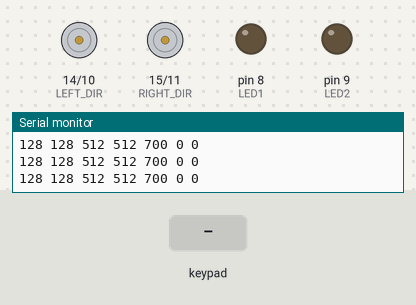
Simulated run of this sketch. Board: Arduino Uno, built with avr-gcc and run on an emulated ATmega328P. Parts: direction and speed pins drawn as motors (green arrow = direction pin HIGH = forward, orange = LOW = backward, longer = more drive), output pins drawn as LEDs (lit = HIGH), the last lines printed to the serial monitor. The inputs (shaded band) are chosen by the test bench.

Above: at 1.2 s.
1.3 s: key 'D' pressed
At 1.52 s:
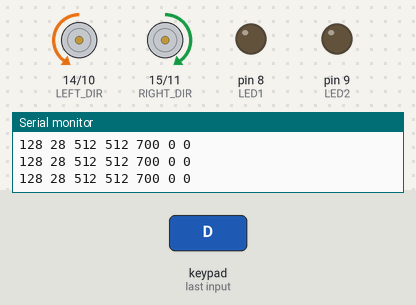
3.2 s: key 'L' pressed
At 3.41 s:
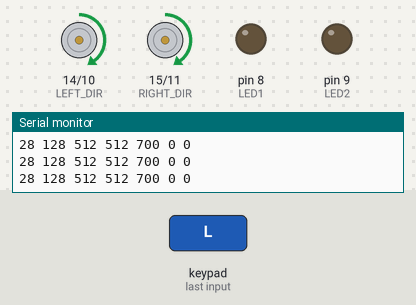
5.1 s: key 'U' pressed
At 5.32 s:
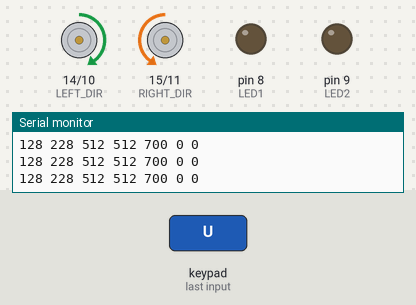
7.0 s: key 'R' pressed
At 7.21 s:
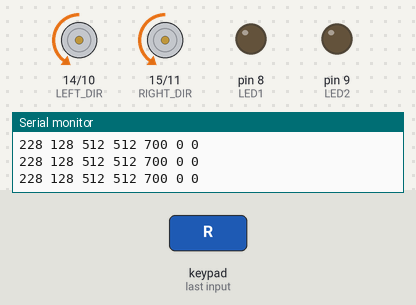
Timing chart, 0 to 9.9 s (numbered marks = the images above; inputs shaded):
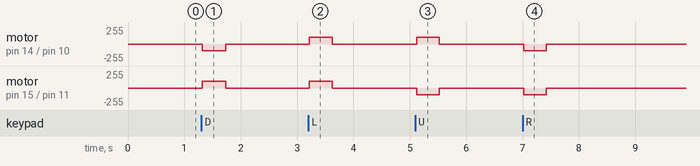

The sketch:

wallr.ino
```cpp
// (licence header left out)
#include <Wire.h>
#include <ArduinoNunchuk.h>

#define BAUDRATE 19200
#define LEFT_PWM 10
#define LEFT_DIR 14
#define RIGHT_PWM 11
#define RIGHT_DIR 15
#define LED1 8
#define LED2 9

#define DEAD_ZONE_X 10
#define DEAD_ZONE_Y 10

ArduinoNunchuk nunchuk = ArduinoNunchuk();

void setup()
{
  // Initialize all pins
  pinMode(LEFT_PWM, OUTPUT);
  pinMode(LEFT_DIR, OUTPUT);
  pinMode(RIGHT_PWM, OUTPUT);
  pinMode(RIGHT_DIR, OUTPUT);
  analogWrite(LEFT_PWM, 0);
  analogWrite(RIGHT_PWM, 0);
  pinMode(LED1, OUTPUT);
  pinMode(LED2, OUTPUT);
  digitalWrite(LED1, HIGH);
  digitalWrite(LED2, HIGH);

  Serial.begin(BAUDRATE);
  nunchuk.init();
}


void loop()
{
  nunchuk.update();

  Serial.print(nunchuk.analogX, DEC);
  Serial.print(' ');
  Serial.print(nunchuk.analogY, DEC);
  Serial.print(' ');
  Serial.print(nunchuk.accelX, DEC);
  Serial.print(' ');
  Serial.print(nunchuk.accelY, DEC);
  Serial.print(' ');
  Serial.print(nunchuk.accelZ, DEC);
  Serial.print(' ');
  Serial.print(nunchuk.zButton, DEC);
  Serial.print(' ');
  Serial.println(nunchuk.cButton, DEC);

  if (!((nunchuk.accelX == 512) && (nunchuk.accelY == 512) && (nunchuk.accelZ == 684))) {
    // Data available
    digitalWrite(LED1, LOW);
    digitalWrite(LED2, LOW);

    int x = nunchuk.analogX - 128;
    int y = nunchuk.analogY - 128;

    if (!((x > DEAD_ZONE_X) || (x < -DEAD_ZONE_X)))
      x = 0;
    if (!((y > DEAD_ZONE_Y) || (y < -DEAD_ZONE_Y)))
      y = 0;

    int forward = y;
    int rotate = x;

    int left = forward;
    int right = forward;

    right += (rotate/2 );
    left -= (rotate /2);

    // Clamp the values
    left = ((left > 127)?  127 : ((left < -127)? -127 : left));
    right = ((right > 127)?  127 : ((right < -127)? -127 : right));

//    left += left/2;
//    right += right/2;

    // Drive left motor
    if (left > 0) {
      digitalWrite(LEFT_DIR, 1);
      analogWrite(LEFT_PWM, left);
    }
    else {
      digitalWrite(LEFT_DIR, 0);
      analogWrite(LEFT_PWM, -left);
    }

    // Drive right motor
    if (right > 0) {
      digitalWrite(RIGHT_DIR, 0);
      analogWrite(RIGHT_PWM, right);
    }
    else {
      digitalWrite(RIGHT_DIR, 1);
      analogWrite(RIGHT_PWM, -right);
    }


  }
  else {
    // Disconnected
    digitalWrite(LED1, HIGH);
    digitalWrite(LED2, HIGH);
    analogWrite(LEFT_PWM, 0);
    analogWrite(RIGHT_PWM, 0);
  }

}
```

Measured:
- after the input at 1.3 s, motor on pin 14 (LEFT_DIR) / pin 10 (LEFT_PWM): stopped → backward 100/255 at once, → stopped 0.41 s later; motor on pin 15 (RIGHT_DIR) / pin 11 (RIGHT_PWM): stopped → forward 100/255 at once, → stopped 0.41 s later
- after the input at 3.2 s, motor on pin 14 (LEFT_DIR) / pin 10 (LEFT_PWM), motor on pin 15 (RIGHT_DIR) / pin 11 (RIGHT_PWM): stopped → forward 100/255 at once, → stopped 0.41 s later
- after the input at 5.1 s, motor on pin 14 (LEFT_DIR) / pin 10 (LEFT_PWM): stopped → forward 100/255 at once, → stopped 0.40 s later; motor on pin 15 (RIGHT_DIR) / pin 11 (RIGHT_PWM): stopped → backward 100/255 at once, → stopped 0.40 s later
- after the input at 7.0 s, motor on pin 14 (LEFT_DIR) / pin 10 (LEFT_PWM), motor on pin 15 (RIGHT_DIR) / pin 11 (RIGHT_PWM): stopped → backward 100/255 at once, → stopped 0.40 s later
